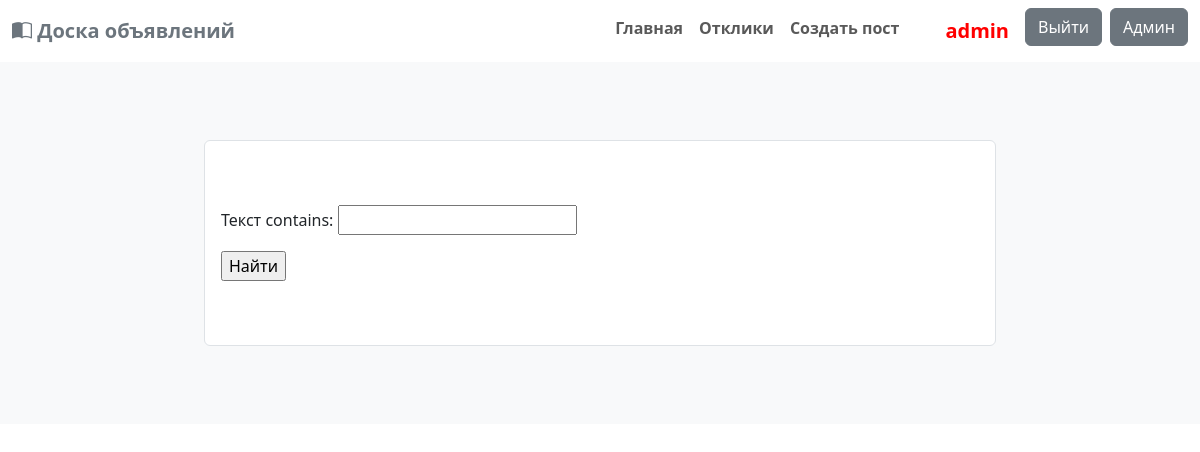
The page /comments/ (signed in) on the database as committed earlier.
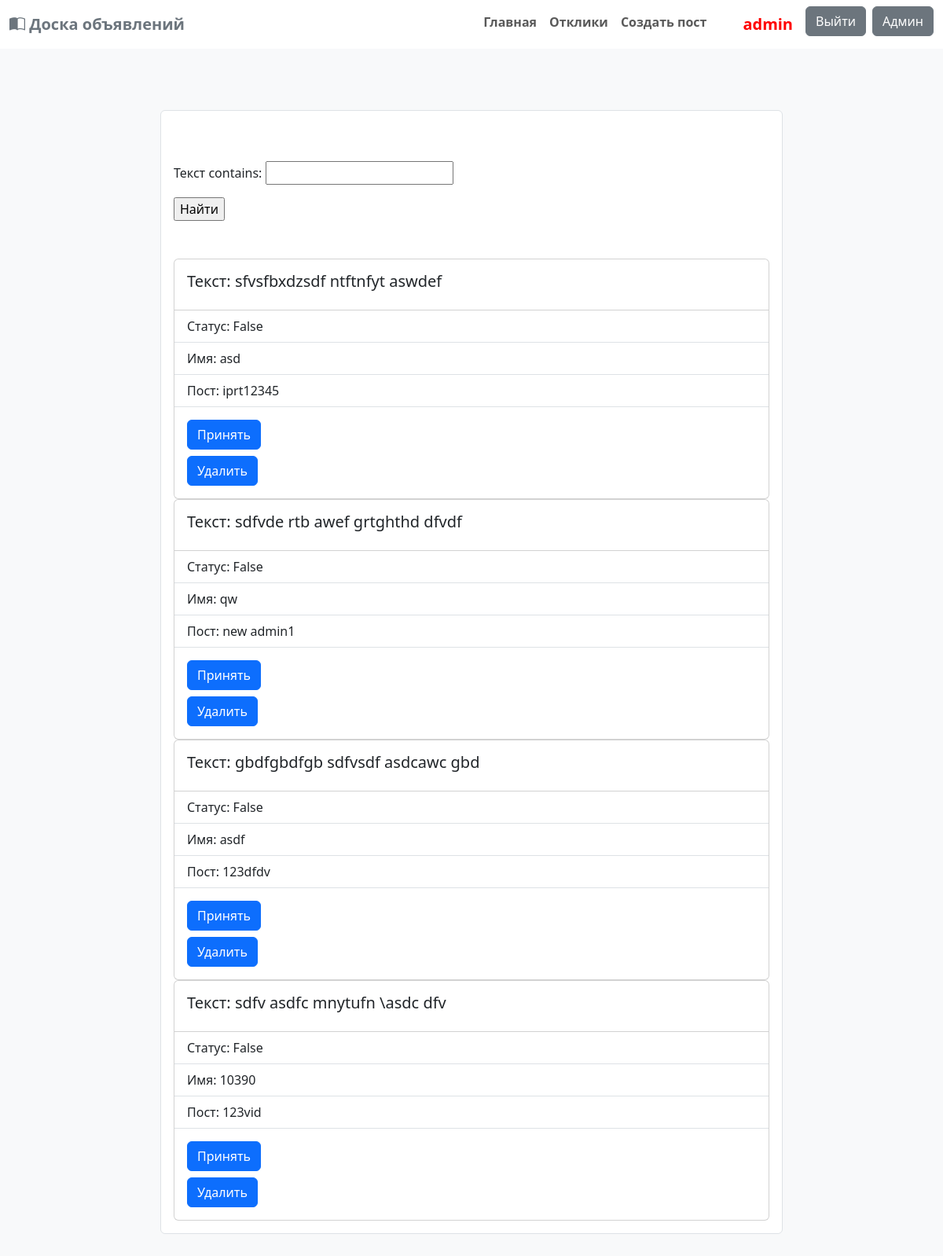
The same page on the database as committed later.
### mainapp/models.py (models this page shows, shortened)
class Comment(models.Model):
    post = models.ForeignKey(Post, on_delete=models.CASCADE, related_name='post_comment', verbose_name='Пост')
    user = models.ForeignKey(User, on_delete=models.CASCADE, related_name='user_comment', verbose_name='Пользователь')
    text = models.TextField(verbose_name='Текст')
    slug = models.SlugField(max_length=255, unique=True, db_index=True, verbose_name="Slug")
    time_created = models.DateTimeField(auto_now_add=True, verbose_name='Время создания')
    status = models.BooleanField(default=False, verbose_name='Активно')
    class Meta:
        verbose_name = 'Комментарий'
        verbose_name_plural = 'Комментарии'

class Post(models.Model):
    user = models.ForeignKey(User, on_delete=models.CASCADE, related_name='user_post', verbose_name='Автор')
    title = models.CharField(max_length=255, verbose_name='Название')
    text = models.TextField(verbose_name='Текст')
    category = models.ForeignKey(Category, on_delete=models.CASCADE, verbose_name='Категория',
                                 related_name="category_post")
    photo = models.ImageField(upload_to="photos/%Y/%m/%d", blank=True)
    video_file = models.FileField(upload_to='post_video', blank=True, null=True)
    time_created = models.DateTimeField(auto_now_add=True, verbose_name='Время создания')
    slug = models.SlugField(max_length=255, unique=True, db_index=True, verbose_name="Slug")
    class Meta:
        verbose_name = 'Пост'
        verbose_name_plural = 'Посты'

### mainapp/views.py (the view)
# urls.py: path('comments/', CommentsPage.as_view(), name='comments'),
class CommentsPage(ListView):
    model = Post
    template_name = 'mainapp/comments-page.html'
    context_object_name = 'comments'
    def get_context_data(self, *, object_list=None, **kwargs):
        context = super().get_context_data(**kwargs)
        context['filterset'] = self.filterset
        return context
    def get_queryset(self):
        queryset = Comment.objects.filter(post__user=self.request.user)
        self.filterset = CommentFilter(self.request.GET, queryset)
        return self.filterset.qs

### mainapp/templates/mainapp/comments-page.html
{% extends 'mainapp/base.html' %}
{% load static %}
{% block one_post %}
<section id="reviews" class="bg-light">
    <div class="row justify-content-center my-5">
      <div class="col-lg-8">
        <div class="list-group">
          <div class="list-group-item py-3">
        <div class=" mb-5 mt-5 ">
                <form action="" method="get">
                    {{ filterset.form.as_p }}
                    <input type="submit" value="Найти" />
                </form>
             </div>
   {% for c in comments %}
  <div class="card">
  <div class="card-body">
    <h5 class="card-title">Текст:  {{ c.text }}</h5>
  </div>
  <ul class="list-group list-group-flush">
    <li class="list-group-item">Статус: {{ c.status }}</li>
    <li class="list-group-item">Имя: {{ c.user.username }}</li>
    <li class="list-group-item">Пост: {{ c.post.title }}</li>
      <div class="card-body">
          {% if not c.status  %}
          <form action="{% url 'comm_add' slug=c.slug %}" method="get">
        <button type="submit" class="btn btn-primary mb-2">Принять</button>
    </form>
          {% endif %}
          <form action="{% url 'comm_delete' slug=c.slug %}" method="get">
        <button type="submit" class="btn btn-primary">Удалить</button>
          </form>
     </div>
  </ul>
  </div>
 {% endfor %}
 </div>
  </div>
 </div>
 </div>
</section>
{% endblock %}

Rows that differ between the two databases and show on the page:
added Comment: text "sfvsfbxdzsdf ntftnfyt aswdef", status "False", user.username "asd", post "iprt12345", shows "Принять"
added Comment: text "sdfvde rtb awef grtghthd dfvdf", status "False", user.username "qw", post "new admin1", shows "Принять"
added Comment: text "gbdfgbdfgb sdfvsdf asdcawc gbd", status "False", user.username "asdf", post "123dfdv", shows "Принять"
added Comment: text "sdfv asdfc mnytufn \\asdc dfv", status "False", user.username "10390", post "123vid", shows "Принять"
